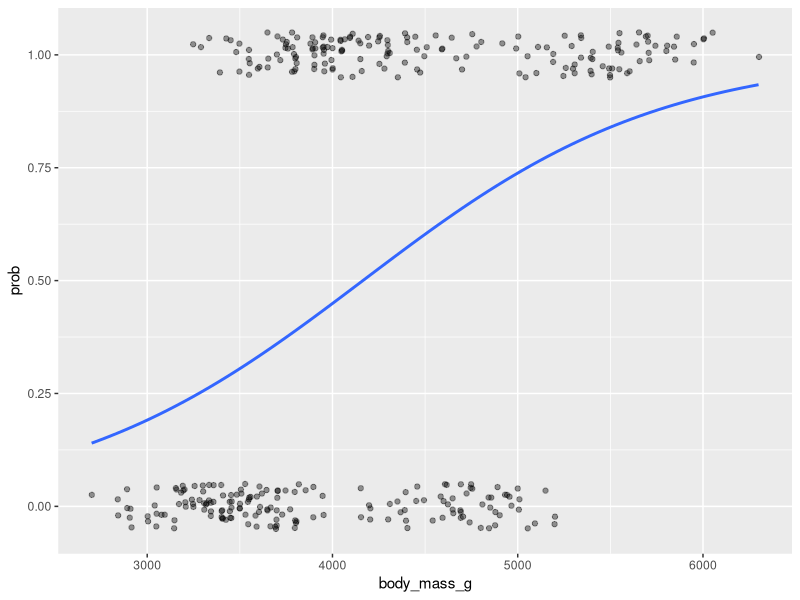
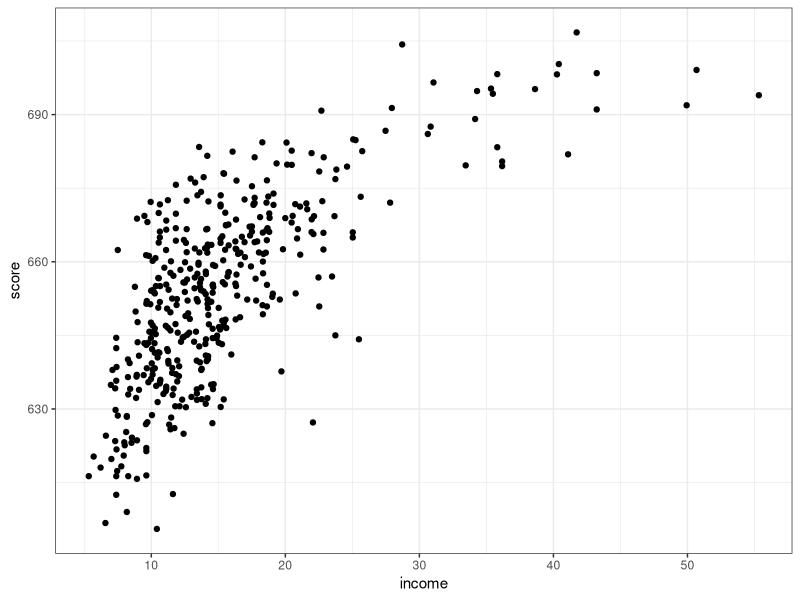
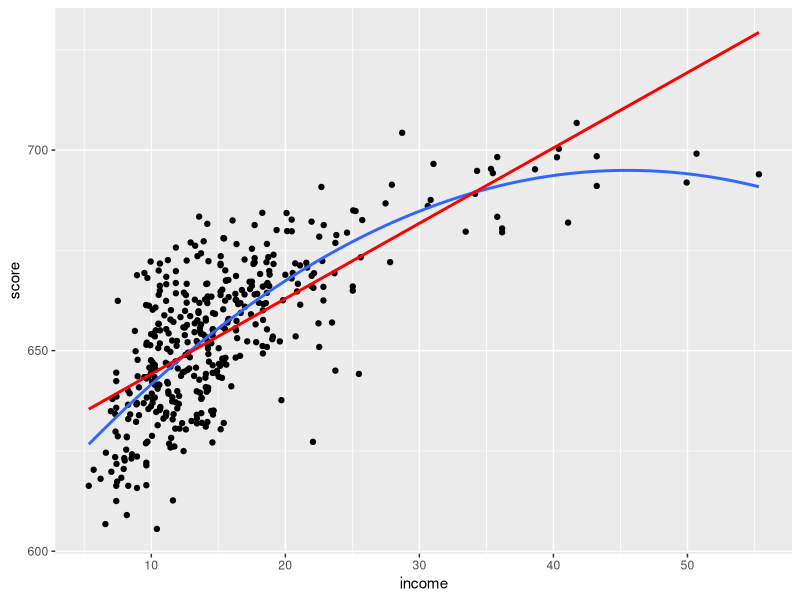

Source code (R) for these figures, in order:
## ---- chunk 1
library(tidyverse)
library(palmerpenguins)
#install.packages("gmodels")
library(gmodels)
library(kableExtra)
library(gtable)
library(ggpubr)
library(broom)


## ---- chunk 2
#| label: num_num_graph

m1<-glm(sex~body_mass_g,family= binomial,data = penguins)
d1<-as.data.frame(penguins$body_mass_g)
d1 %>% 
  rename(body_mass_g="penguins$body_mass_g")->d1

predict<-predict(m1, d1, type="response") 
penguins |> 
  mutate(prob=ifelse(sex=="male", 1,0)) %>% 
  na.omit() |> 
  ggplot(aes(body_mass_g, prob))+
  geom_jitter(height=0.05,alpha=0.4)+
  stat_smooth(method="glm", se=FALSE, fullrange=TRUE, 
              method.args = list(family=binomial))
 
## ---- chunk 3
#| label: "m1"
#| echo: true
m1<-glm(sex~body_mass_g,family= "binomial",data = penguins)
summary(m1)
## ---- chunk 4
#| echo: true
#| output-location: default
summary(m1)

## ---- chunk 5
#| echo: true
library(AER)    
library(tidyverse)
data(CASchools)

CASchools %>% 
  mutate(size=students/teachers) %>% 
  mutate(score=(read+math)/2)->CASchools
head(CASchools)

## ---- chunk 6
CASchools %>% 
  ggplot(aes(income, score))+
  geom_point()+
  theme_bw()

## ---- chunk 7
linear_model<- lm(score ~ income, data = CASchools)
summary(linear_model)
## ---- chunk 8
quadratic_model <- lm(score ~ income + I(income^2), data = CASchools)
summary(quadratic_model)
## ---- chunk 9
CASchools %>% 
  ggplot(aes(income, score))+
  geom_point()+
  stat_smooth(method = "lm", se=F, formula= y~x+I(x^2))+
  stat_smooth(method = "lm", se=F, color="red")

## ---- chunk 10

anova(linear_model, quadratic_model)
